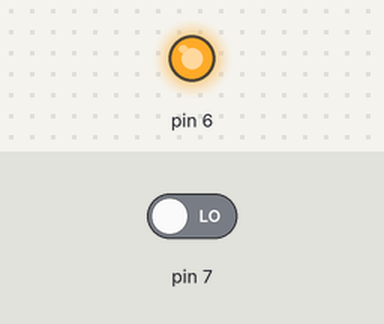
Simulated run of this sketch. Board: Arduino Uno, built with avr-gcc and run on an emulated ATmega328P. On the bench: output pins drawn as LEDs (lit = HIGH). Inputs (shaded band) come from the test bench; at power-on: pin 7 LOW. What the sketch prints to the serial monitor is not drawn.

Above: at 0.1 s.
Timing chart, 0 to 1.6 s (numbered marks = the images above):
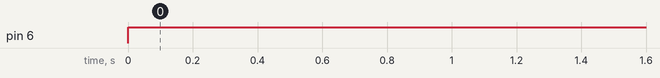

Measured:
- by itself, pin 6: LOW → HIGH at 0.00 s

The sketch:

MOISTURE.ino
```cpp
void setup()
{
  Serial.begin(9600);
  pinMode(7,INPUT);
  pinMode(6,OUTPUT);
}
void loop()
{
  int var=digitalRead(7);
  Serial.println(var);
  if(var<600)
  {
    digitalWrite(6,HIGH);
  }
  else
  {
    digitalWrite(6,LOW);
  }
}
```
